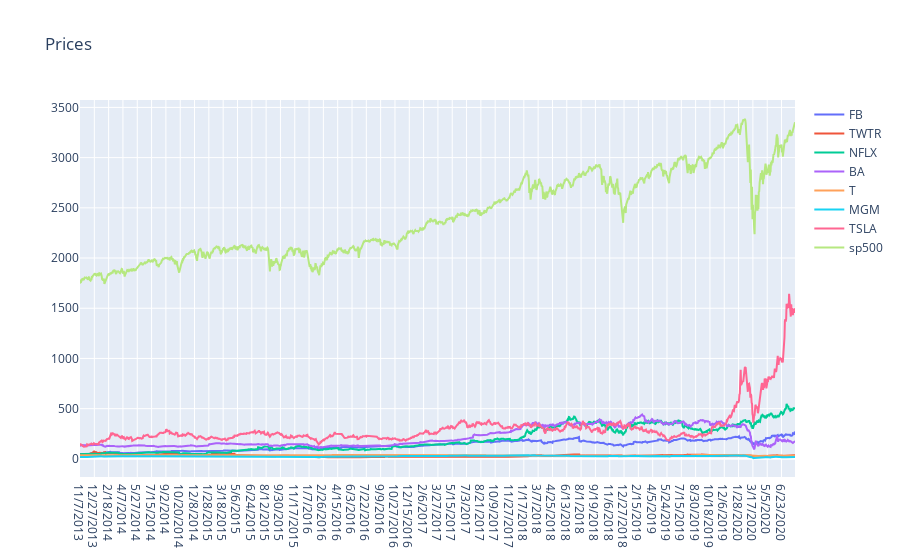

The notebook cell this image was saved under:
### Code cell
interactive_plot(stocks_df, 'Prices')

### Figure 1 — Plotly figure (JSON) as saved in the notebook; plotly's stock layout.template omitted (floating-point values rounded to 4 significant figures; data arrays with more than 128 entries replaced by an {"elided": "..."} marker saying what was removed)
{"data": [{"name": "FB", "type": "scatter", "x": {"elided": "1699 str values"}, "y": {"elided": "1699 float values"}}, {"name": "TWTR", "type": "scatter", "x": {"elided": "1699 str values"}, "y": {"elided": "1699 float values"}}, {"name": "NFLX", "type": "scatter", "x": {"elided": "1699 str values"}, "y": {"elided": "1699 float values"}}, {"name": "BA", "type": "scatter", "x": {"elided": "1699 str values"}, "y": {"elided": "1699 float values"}}, {"name": "T", "type": "scatter", "x": {"elided": "1699 str values"}, "y": {"elided": "1699 float values"}}, {"name": "MGM", "type": "scatter", "x": {"elided": "1699 str values"}, "y": {"elided": "1699 float values"}}, {"name": "TSLA", "type": "scatter", "x": {"elided": "1699 str values"}, "y": {"elided": "1699 float values"}}, {"name": "sp500", "type": "scatter", "x": {"elided": "1699 str values"}, "y": {"elided": "1699 float values"}}], "layout": {"legend": {"tracegroupgap": 0}, "title": {"text": "Prices"}, "xaxis": {"anchor": "y", "domain": [0, 1]}, "yaxis": {"anchor": "x", "domain": [0, 1]}}}
